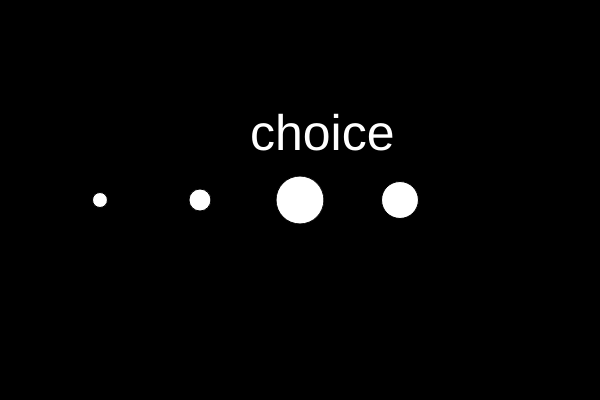
Frame 1 (no input)
Frame 60 (no input): identical to frame 1, image omitted
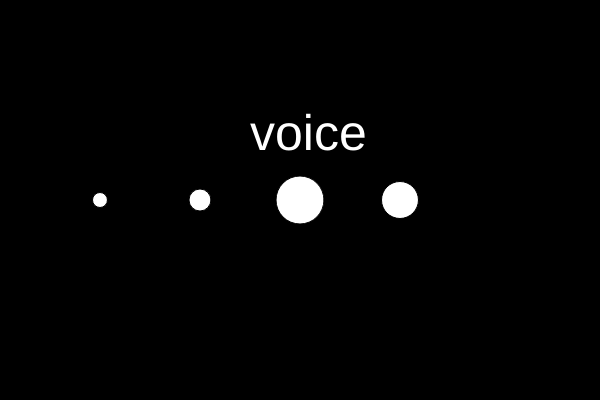
Frame 120 (the mouse pressed at the canvas centre since frame 60)

The p5.js sketch that drew these frames (run headless with seeded random() and noise() and a simulated clock; from frame 60 on, the mouse is pressed at the canvas centre):

// p5.js sketch
// ── sketch.js
var numbers = [15, 22, 48, 37];
var habits = ["choice", "voice", "hustle", "grit", "growth", "optimism", "consideration", "bad and boujie"]
j = 0;

function setup(){
    createCanvas(600,400);
}

function draw(){
    background(0);
    
    for(var i = 0; i<4; i++){
        ellipse((i+1)*100,200, numbers[i], numbers[i]);
    }
    
    fill(255);
    textSize(50);
    text(habits[j], 250, 150)
}

function mousePressed(){
    j += 1
    if(j==habits.length){
        j = 0;
    }
}
